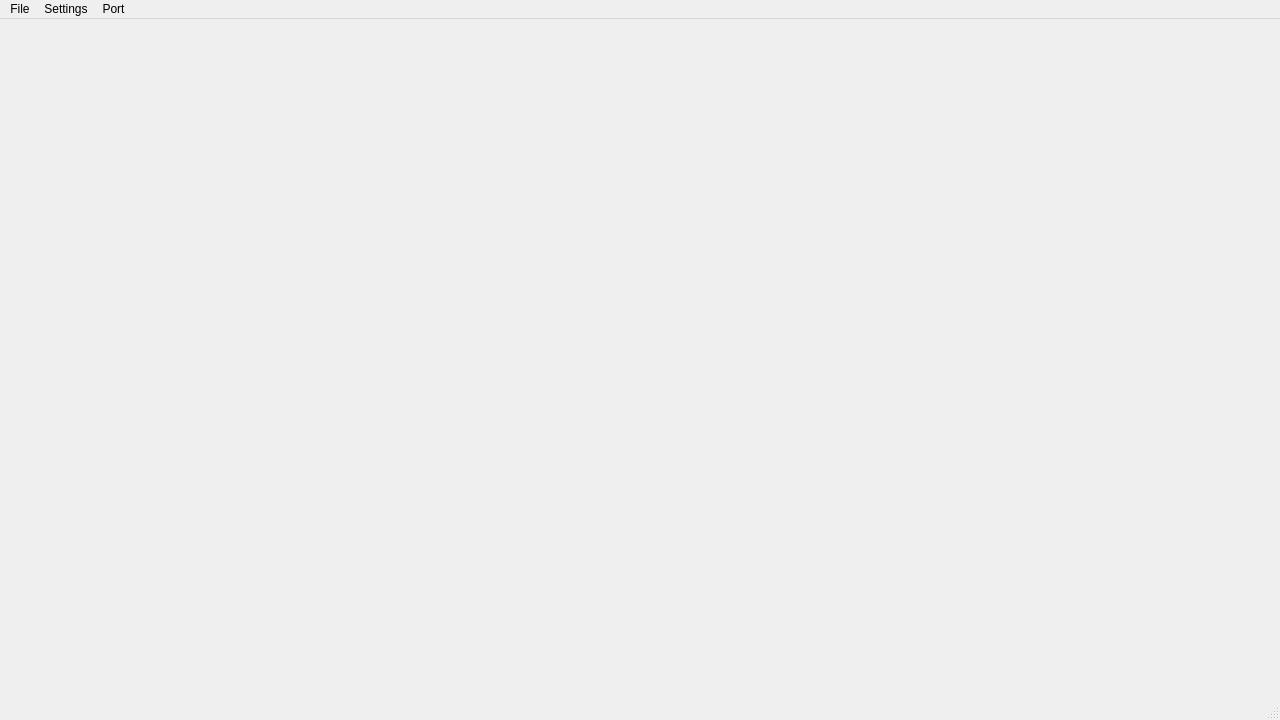
<?xml version="1.0" encoding="UTF-8"?>
<ui version="4.0">
 <class>dcTermClass</class>
 <widget class="QMainWindow" name="dcTermClass">
  <property name="geometry">
   <rect>
    <x>0</x>
    <y>0</y>
    <width>1280</width>
    <height>720</height>
   </rect>
  </property>
  <property name="windowTitle">
   <string>dcTerm</string>
  </property>
  <widget class="QWidget" name="centralWidget"/>
  <widget class="QMenuBar" name="menuBar">
   <property name="geometry">
    <rect>
     <x>0</x>
     <y>0</y>
     <width>1280</width>
     <height>21</height>
    </rect>
   </property>
   <widget class="QMenu" name="menuFile">
    <property name="title">
     <string>File</string>
    </property>
    <addaction name="actionConnect"/>
    <addaction name="actionDisconnect"/>
    <addaction name="actionClose"/>
   </widget>
   <widget class="QMenu" name="menuSettings">
    <property name="title">
     <string>Settings</string>
    </property>
    <widget class="QMenu" name="menuBit_Rate">
     <property name="title">
      <string>Bit Rate</string>
     </property>
     <addaction name="action1200"/>
     <addaction name="action2400"/>
     <addaction name="action4800"/>
     <addaction name="action9600"/>
     <addaction name="action19200"/>
     <addaction name="action38400"/>
     <addaction name="action57600"/>
     <addaction name="action115200"/>
    </widget>
    <widget class="QMenu" name="menuData_Bits">
     <property name="title">
      <string>Data Bits</string>
     </property>
     <addaction name="action5"/>
     <addaction name="action6"/>
     <addaction name="action7"/>
     <addaction name="action8"/>
    </widget>
    <widget class="QMenu" name="menuStop_Bits">
     <property name="title">
      <string>Stop Bits</string>
     </property>
     <addaction name="action1"/>
     <addaction name="action2"/>
    </widget>
    <widget class="QMenu" name="menuParity">
     <property name="title">
      <string>Parity</string>
     </property>
     <addaction name="actionEven"/>
     <addaction name="actionOdd"/>
     <addaction name="actionNone"/>
    </widget>
    <widget class="QMenu" name="menuFlow_Control">
     <property name="title">
      <string>Flow Control</string>
     </property>
     <addaction name="actionNo_Flow_Control"/>
     <addaction name="actionHardware_Control"/>
     <addaction name="actionSoftware_Control"/>
    </widget>
    <addaction name="menuBit_Rate"/>
    <addaction name="menuData_Bits"/>
    <addaction name="menuParity"/>
    <addaction name="menuStop_Bits"/>
    <addaction name="menuFlow_Control"/>
   </widget>
   <widget class="QMenu" name="menuPort">
    <property name="title">
     <string>Port</string>
    </property>
   </widget>
   <addaction name="menuFile"/>
   <addaction name="menuSettings"/>
   <addaction name="menuPort"/>
  </widget>
  <widget class="QStatusBar" name="statusBar"/>
  <action name="actionConnect">
   <property name="text">
    <string>Connect</string>
   </property>
  </action>
  <action name="actionDisconnect">
   <property name="enabled">
    <bool>false</bool>
   </property>
   <property name="text">
    <string>Disconnect</string>
   </property>
  </action>
  <action name="actionClose">
   <property name="text">
    <string>Close</string>
   </property>
  </action>
  <action name="actionParityy">
   <property name="text">
    <string>Parityy</string>
   </property>
  </action>
  <action name="action1200">
   <property name="checkable">
    <bool>false</bool>
   </property>
   <property name="text">
    <string>1200</string>
   </property>
  </action>
  <action name="action2400">
   <property name="checkable">
    <bool>false</bool>
   </property>
   <property name="text">
    <string>2400</string>
   </property>
  </action>
  <action name="action4800">
   <property name="checkable">
    <bool>false</bool>
   </property>
   <property name="text">
    <string>4800</string>
   </property>
  </action>
  <action name="action9600">
   <property name="checkable">
    <bool>false</bool>
   </property>
   <property name="text">
    <string>9600</string>
   </property>
  </action>
  <action name="action19200">
   <property name="checkable">
    <bool>false</bool>
   </property>
   <property name="text">
    <string>19200</string>
   </property>
  </action>
  <action name="action38400">
   <property name="checkable">
    <bool>false</bool>
   </property>
   <property name="text">
    <string>38400</string>
   </property>
  </action>
  <action name="action57600">
   <property name="checkable">
    <bool>false</bool>
   </property>
   <property name="text">
    <string>57600</string>
   </property>
  </action>
  <action name="action115200">
   <property name="checkable">
    <bool>false</bool>
   </property>
   <property name="text">
    <string>115200</string>
   </property>
  </action>
  <action name="action5">
   <property name="text">
    <string>5</string>
   </property>
  </action>
  <action name="action6">
   <property name="text">
    <string>6</string>
   </property>
  </action>
  <action name="action7">
   <property name="text">
    <string>7</string>
   </property>
  </action>
  <action name="action8">
   <property name="text">
    <string>8</string>
   </property>
  </action>
  <action name="action1">
   <property name="text">
    <string>1</string>
   </property>
  </action>
  <action name="action2">
   <property name="text">
    <string>2</string>
   </property>
  </action>
  <action name="actionEven">
   <property name="text">
    <string>Even</string>
   </property>
  </action>
  <action name="actionOdd">
   <property name="text">
    <string>Odd</string>
   </property>
  </action>
  <action name="actionNone">
   <property name="text">
    <string>None</string>
   </property>
  </action>
  <action name="actionCurrent_Settings">
   <property name="text">
    <string>Current Settings</string>
   </property>
  </action>
  <action name="actionNo_Flow_Control">
   <property name="text">
    <string>No Flow Control</string>
   </property>
  </action>
  <action name="actionHardware_Control">
   <property name="text">
    <string>Hardware Control</string>
   </property>
  </action>
  <action name="actionSoftware_Control">
   <property name="text">
    <string>Software Control</string>
   </property>
  </action>
 </widget>
 <layoutdefault spacing="6" margin="11"/>
 <resources>
  <include location="dcTerm.qrc"/>
 </resources>
 <connections/>
</ui>
